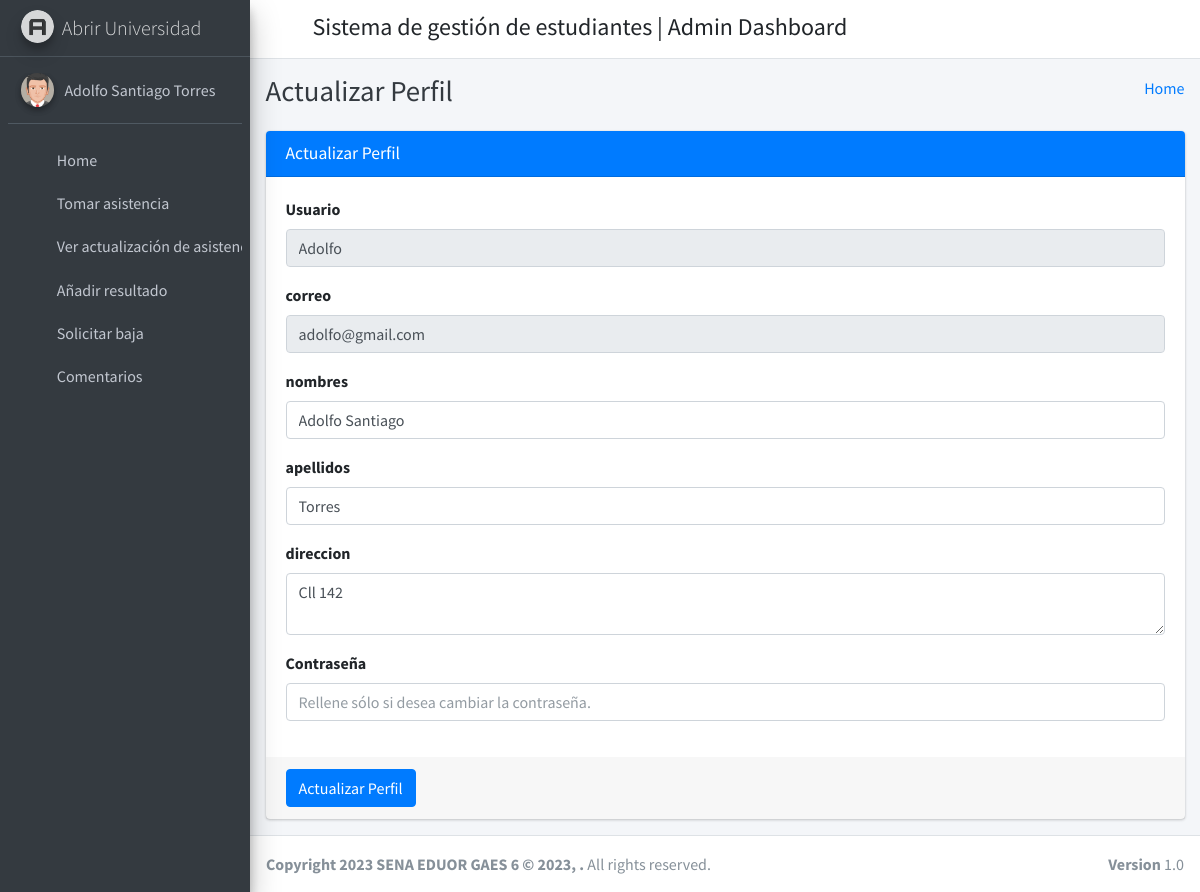
Page /staff_profile/ (signed in) on the committed database.
### student_management_app/models.py (models this page shows)
class CustomUser(AbstractUser):
    user_type_data = ((1, "HOD"), (2, "Staff"), (3, "Student"))
    user_type = models.CharField(default=1, choices=user_type_data, max_length=10)

class Staffs(models.Model):
    id = models.AutoField(primary_key=True)
    admin = models.OneToOneField(CustomUser, on_delete = models.CASCADE)
    address = models.TextField()
    created_at = models.DateTimeField(auto_now_add=True)
    updated_at = models.DateTimeField(auto_now=True)
    objects = models.Manager()

### student_management_app/StaffViews.py (the view)
# urls.py: path('staff_profile/', StaffViews.staff_profile, name="staff_profile"),
def staff_profile(request):
    user = CustomUser.objects.get(id=request.user.id)
    staff = Staffs.objects.get(admin=user)
    context={
        "user": user,
        "staff": staff
    }
    return render(request, 'staff_template/staff_profile.html', context)

### student_management_app/templates/staff_template/staff_profile.html (shortened to what this page needs)
{% extends 'staff_template/base_template.html' %}
{% block page_title %}
    Actualizar Perfil
{% endblock page_title %}
{% block main_content %}
{% load static %}
<section class="content">
        <div class="container-fluid">
            <div class="row">
                <div class="col-md-12">
                    <div class="card card-primary">
                    <div class="card-header">
                        <h3 class="card-title">Actualizar Perfil</h3>
                    </div>
                    <form role="form" method="POST" action="{% url 'staff_profile_update' %}">
                        <div class="card-body">
                            <div class="form-group">
                                <label>Usuario </label>
                                <input type="text" class="form-control" name="username" value="{{ user.username }}" disabled="disabled">
                            </div>
                            <div class="form-group">
                                <label>correo </label>
                                <input type="text" class="form-control" name="email" value="{{ user.email }}" disabled="disabled">
                            </div>
                            <div class="form-group">
                                <label>nombres </label>
                                <input type="text" class="form-control" name="first_name" value="{{ user.first_name }}">
                            </div>
                            <div class="form-group">
                                <label>apellidos </label>
                                <input type="text" class="form-control" name="last_name" value="{{ user.last_name }}">
                            </div>
                            <div class="form-group">
                                <label>direccion </label>
                                <textarea name="address" class="form-control" row="5">{{ staff.address }}</textarea>
                            </div>
                            <div class="form-group">
                                <label>Contraseña </label>
                                <input type="text" class="form-control" name="password" placeholder="Rellene sólo si desea cambiar la contraseña.">
                            </div>
                        </div>
                        <div class="card-footer">
                        <button type="submit" class="btn btn-primary">Actualizar Perfil</button>
                        </div>
                    </form>
                    </div>
                </div>
            </div>
        </div>
      </section>
  {% endblock main_content %}

### student_management_app/templates/staff_template/sidebar_template.html (shortened to what this page needs)
{% load static %}
<aside class="main-sidebar sidebar-dark-primary elevation-4">
      <a href="{% url 'staff_home' %}" class="brand-link">
        <img src="{% static 'dist/img/AdminLTELogo.png' %}" alt="AdminLTE Logo" class="brand-image img-circle elevation-3"
            style="opacity: .8">
        <span class="brand-text font-weight-light">Abrir Universidad</span>
      </a>
      <div class="sidebar">
        <div class="user-panel mt-3 pb-3 mb-3 d-flex">
          <div class="image">
            <img src="{% static 'dist/img/user2-160x160.jpg' %}" class="img-circle elevation-2" alt="User Image">
          </div>
          <div class="info">
            <a href="{% url 'staff_profile' %}" class="d-block">{{ user.first_name }} {{ user.last_name }}</a>
          </div>
        </div>
        <nav class="mt-2">
          <ul class="nav nav-pills nav-sidebar flex-column" data-widget="treeview" role="menu" data-accordion="false">
            <li class="nav-item">
              {% url 'staff_home' as staff_home %}
              <a href="{{ staff_home }}" class="nav-link {% if request.path == staff_home %} active {% endif %}">
                <i class="nav-icon fas fa-tachometer-alt"></i>
                <p>
                  Home
                </p>
              </a>
            </li>
            <li class="nav-item">
              {% url 'staff_take_attendance' as staff_take_attendance %}
              <a href="{{ staff_take_attendance }}" class="nav-link {% if request.path == staff_take_attendance %} active {% endif %}">
                <i class="nav-icon fas fa-calendar-plus"></i>
                <p>
                  Tomar asistencia
                </p>
              </a>
            </li>
            <li class="nav-item">
              {% url 'staff_update_attendance' as staff_update_attendance %}
              <a href="{{ staff_update_attendance }}" class="nav-link {% if request.path == staff_update_attendance %} active {% endif %}">
                <i class="nav-icon fas fa-calendar-alt"></i>
                <p>
                  Ver actualización de asistencia
                </p>
              </a>
            </li>
            <li class="nav-item">
              {% url 'staff_add_result' as staff_add_result %}
              <a href="{{ staff_add_result }}" class="nav-link {% if request.path == staff_add_result %} active {% endif %}">
                <i class="nav-icon fas fa-tasks"></i>
                <p>
                  Añadir resultado
                </p>
              </a>
            </li>
            <li class="nav-item">
              {% url 'staff_apply_leave' as staff_apply_leave %}
              <a href="{{ staff_apply_leave }}" class="nav-link {% if request.path == staff_apply_leave %} active {% endif %}">
                <i class="nav-icon fas fa-envelope-open-text"></i>
                <p>
                  Solicitar baja
                </p>
              </a>
            </li>
            <li class="nav-item">
              {% url 'staff_feedback' as staff_feedback %}
              <a href="{{ staff_feedback }}" class="nav-link {% if request.path == staff_feedback %} active {% endif %}">
                <i class="nav-icon fas fa-comments"></i>
                <p>
                  Comentarios
                </p>
              </a>
            </li>
          </ul>
        </nav>
      </div>
    </aside>

### rows in the picture
CustomUser: first_name "Adolfo Santiago", last_name "Torres", username "Adolfo", email "adolfo@gmail.com"
Staffs: address "Cll 142"
